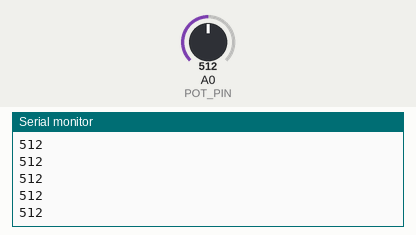
Simulated run of this sketch. Board: Arduino Uno, built with avr-gcc and run on an emulated ATmega328P. On the bench: the last lines printed to the serial monitor. Inputs (shaded band) come from the test bench; at power-on: A0 (POT_PIN) = 512.

Above: at 1.2 s.
1.3 s: A0 (POT_PIN) set to 716
At 2.0 s:
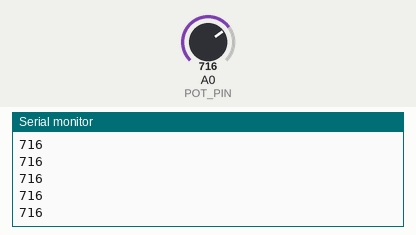
2.8 s: A0 (POT_PIN) set to 900
At 3.6 s:
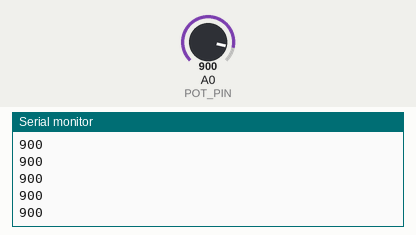
Timing chart, 0 to 5.8 s (numbered marks = the images above; inputs shaded):
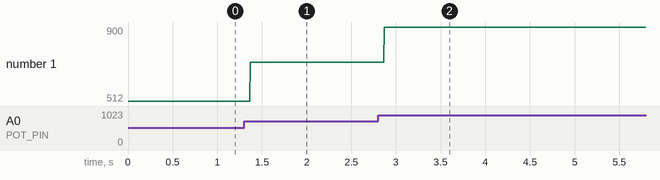

The sketch:

ex_poten.ino
```cpp
//가변저항 제어 실습

#define POT_PIN A0

void setup() {
  // put your setup code here, to run once:
  pinMode(POT_PIN, INPUT); // 아날로그 입력기능으로 연결시 pinMode() 생략가능
  Serial.begin(9600);
}

void loop() {
  int pValue = analogRead(POT_PIN); // 아두이노는 10bit adc 이기 때문에 범위는 0~1023
  Serial.println(pValue);
}
```

Measured:
- after the input at 1.3 s, the serial monitor: prints a new line after 0.07 s (image 1)
- after the input at 2.8 s, the serial monitor: prints a new line after 0.07 s (image 2)
- plotted number 1: 512 → 716 after the input at 1.3 s, 716 → 900 after the input at 2.8 s
